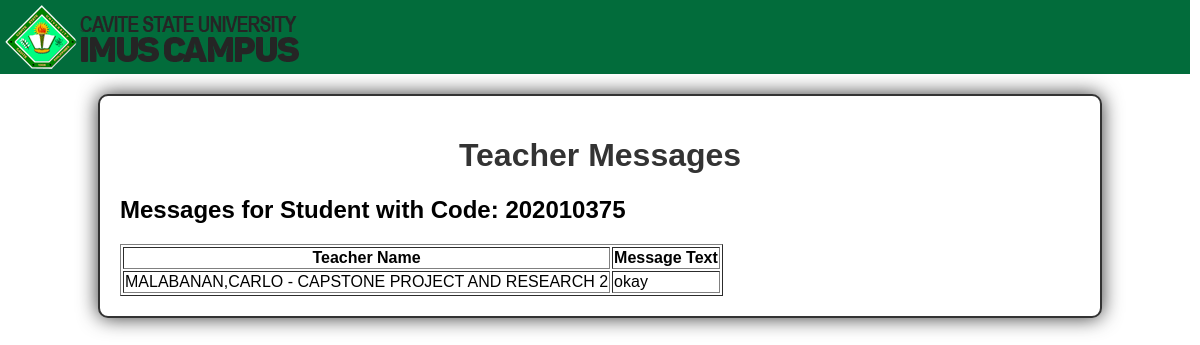
The page /student/view_teacher_reply.php?student_code=202010375 on the database its author committed.
### tables this page shows
CREATE TABLE `student_messages` (
  `id` int(11) NOT NULL,
  `student_code` varchar(100) NOT NULL,
  `teacher_name` varchar(100) NOT NULL,
  `message_text` text DEFAULT NULL,
  `created_at` timestamp NOT NULL DEFAULT current_timestamp()
);

### student/view_teacher_reply.php (the view, shortened to what this page needs)
<?php
$student_code = $_GET['student_code'] ?? '';
$servername = "localhost";
$username = "root";
$password = "";
$dbname = "osrs_db";
$conn = new mysqli($servername, $username, $password, $dbname);
$sql = "SELECT teacher_name, message_text FROM student_messages WHERE student_code = '$student_code'";
$result = $conn->query($sql);
if ($result->num_rows > 0) {
    $teacher_messages = array();
    while ($row = $result->fetch_assoc()) {
        $teacher_messages[] = array(
            "teacher_name" => $row['teacher_name'],
            "message_text" => $row['message_text']
        );
    }
} else {
    $teacher_messages = array();
}
?>
<!DOCTYPE html>
<html>
<head>
</head>
<body>
<div class="content">
        <div class="logo">
           <img src="logo.png" width="296" height="64" alt="Logo">
        </div>
</div>
<div class="container">
    <h1>Teacher Messages</h1>
    <h2>Messages for Student with Code: <?php echo htmlspecialchars($student_code); ?></h2>
    <div class="message-list">
        <?php if (!empty($teacher_messages)) : ?>
            <table border="1">
                <thead>
                    <tr>
                        <th>Teacher Name</th>
                        <th>Message Text</th>
                    </tr>
                </thead>
                <tbody>
                    <?php foreach ($teacher_messages as $message): ?>
                        <tr>
                            <td><?php echo htmlspecialchars($message['teacher_name']); ?></td>
                            <td><?php echo htmlspecialchars($message['message_text']); ?></td>
                        </tr>
                    <?php endforeach; ?>
                </tbody>
            </table>
        <?php else : ?>
            <p>No messages found for this student.</p>
        <?php endif; ?>
    </div>
</div>
</body>
</html>

### student/view_teacher_reply.php (style rules this page uses)
body { font-family: Arial, sans-serif; margin: 0; padding: 0; background-color: white; }
.container { width: 80%; margin: 20px auto; background-color: #ffffff; padding: 20px; border-radius: 10px; box-shadow: 0 0 20px rgba(0, 0, 0, 0.8); border: 2px solid #333; }
.container h1 { color: #333; text-align: center; }
.content { padding: 5px; background-color: #026c3b; display: flex; align-items: center; transition: transform 0.3s; margin-right: 10px; }
.logo img { display: block; margin: 0 auto; }

### rows shown on the page
student_messages: teacher_name "MALABANAN,CARLO - CAPSTONE PROJECT AND RESEARCH 2", message_text "okay"

### other values the page prints
$student_code "202010375"
